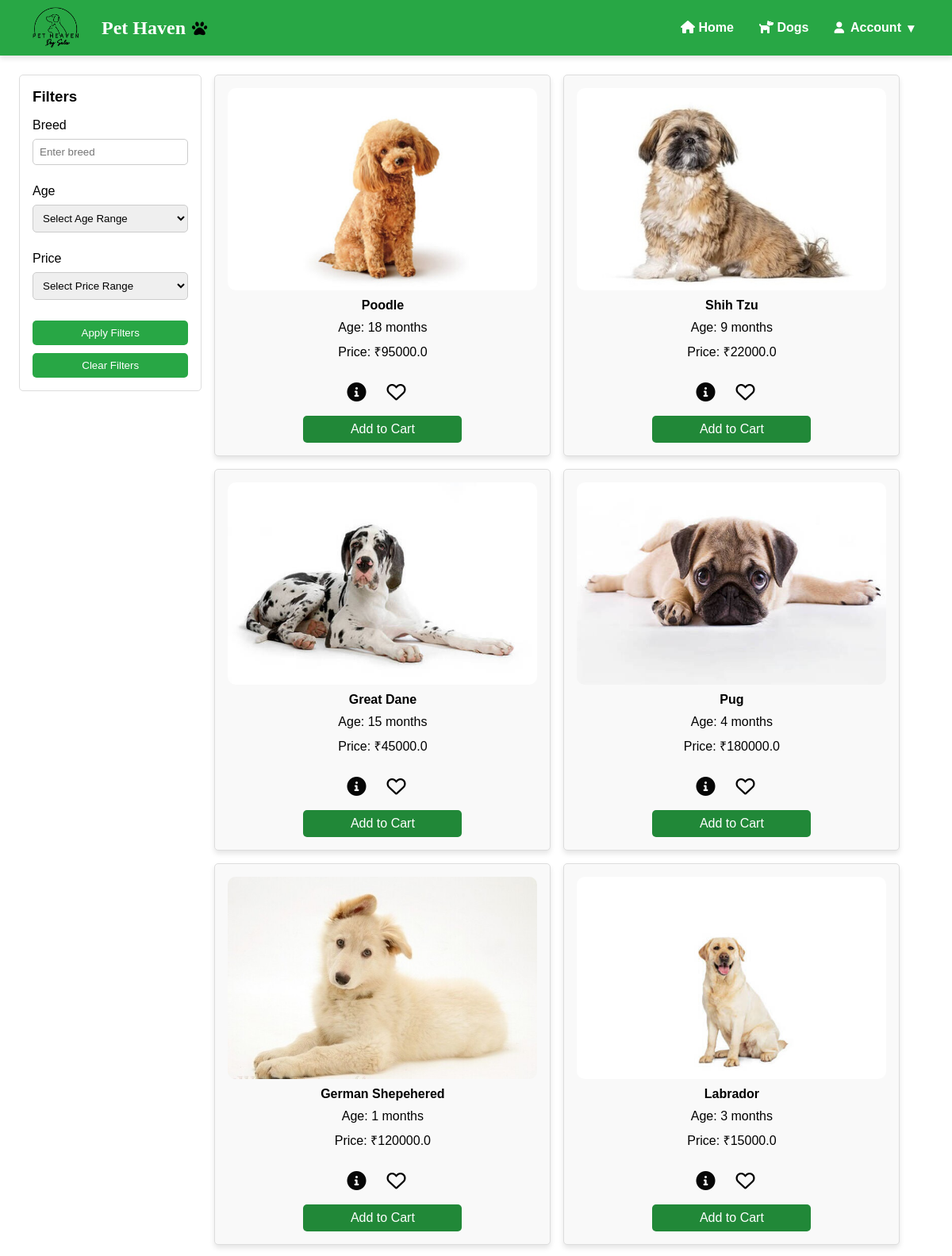
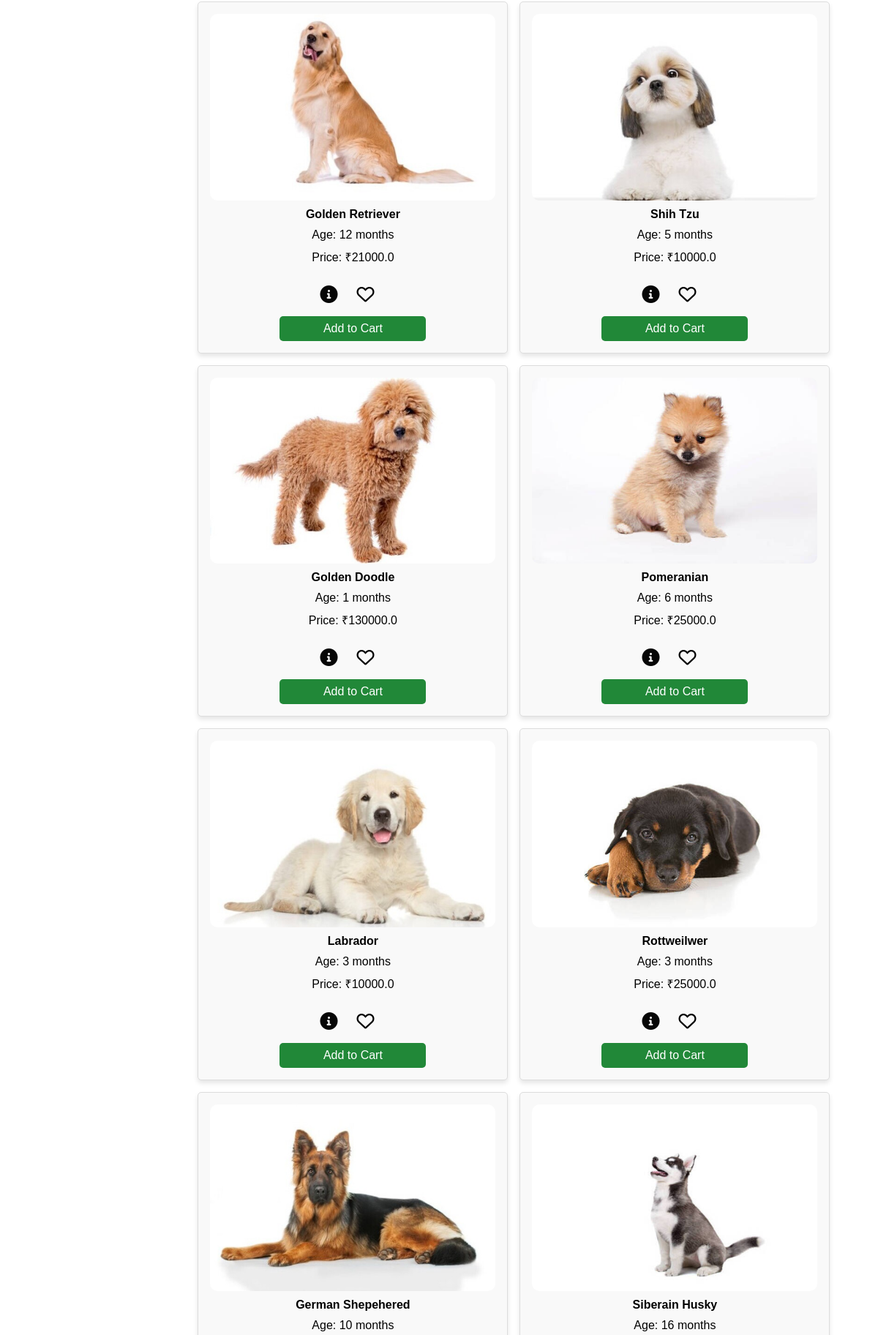
Page /d (upper part) on the committed database (2 pictures, top to bottom).
### models.py (models this page shows)
class Dog(db.Model):
    __tablename__ = 'dogs'
    id = db.Column(db.Integer, primary_key=True, autoincrement=True)
    breed = db.Column(db.String, nullable=False)
    age = db.Column(db.Integer, nullable=False)
    price = db.Column(db.Float, nullable=False)
    image = db.Column(db.String, nullable=False)
    vaccination_details = db.Column(db.Text)
    health_info = db.Column(db.Text)
    grooming_info = db.Column(db.Text)
    trainability = db.Column(db.Text)
    height = db.Column(db.Integer, nullable=False)
    weight = db.Column(db.Integer, nullable=False)
    traits = db.Column(db.String)

### app.py (the view)
@app.route('/d')
def user_view():
    dogs = Dog.query.all()
    breed_filter = request.args.get('breed', '')
    age_filter = request.args.get('age', '')
    price_filter = request.args.get('price', '')
    filtered_dogs = [dog for dog in dogs if
                     (breed_filter.lower() in dog.breed.lower() if breed_filter else True) and
                     (age_filter == '<5' and dog.age < 5 or
                      age_filter == '5-10' and 5 <= dog.age <= 10 or
                      age_filter == '10-15' and 10 <= dog.age <= 15 or
                      age_filter == '15-20' and 15 <= dog.age <= 20 or
                      age_filter == '>20' and dog.age > 20 or
                      not age_filter) and
                     (price_filter == '<10000' and dog.price < 10000 or
                      price_filter == '10000-20000' and 10000 <= dog.price <= 20000 or
                      price_filter == '20000-30000' and 20000 <= dog.price <= 30000 or
                      price_filter == '30000-40000' and 30000 <= dog.price <= 40000 or
                      price_filter == '>40000' and dog.price > 40000 or
                      not price_filter)]
    return render_template('index.html', dogs=filtered_dogs, admin=False)

### templates/index.html (shortened to what this page needs)
<!DOCTYPE html>
<html lang="en">
<head>
  <link rel="stylesheet" href="{{ url_for('static', filename='css/2.style.css') }}">
  <link rel="stylesheet" href="https://cdnjs.cloudflare.com/ajax/libs/font-awesome/6.0.0/css/all.min.css">
</head>
<body>
  <nav class="navbar">
    <div class="logo">
      <img src="{{ url_for('static', filename='images/logo1.png') }}" alt="Pet Heaven Logo">
      <span>Pet Haven</span>
    </div>
    <div class="user-container">
      <nav>
        <ul class="nav-links">
          {% if not admin %}
          <li><a href="/customer_dashboard" class="nav-link" id="home-link"><i class="fas fa-home"></i> Home</a></li>
          <li><a href="/d" class="nav-link" id="dogs-link"><i class="fas fa-dog"></i> Dogs</a></li>
          <li class="dropdown">
            <a href="#" class="dropdown-toggle"><i class="fa-solid fa-user"></i> Account <span>&#9662;</span></a>
          </li>
          {% endif %}
        </ul>
      </nav>
    </div>
  </nav>
  <div class="main-container">
    <aside class="filter-sidebar">
      <h3>Filters</h3>
      <form method="GET" action="/d">
        <label for="breed">Breed</label>
        <input type="text" name="breed" id="breed" placeholder="Enter breed"
          value="{{ request.args.get('breed', '') }}">
        <label for="age">Age</label>
        <select name="age" id="age">
          <option value="">Select Age Range</option>
        </select>
        <label for="price">Price</label>
        <select name="price" id="price">
          <option value="">Select Price Range</option>
        </select>
        <button id="apply-filters" type="submit">Apply Filters</button>
        <button id="clear-filters" type="button">Clear Filters</button>
      </form>
    </aside>
    <section class="grid-section">
      {% for dog in dogs %}
      <div class="grid-item" data-id="{{ dog.id }}">
        <img src="{{ url_for('static', filename=dog.image) }}" alt="{{ dog.breed }}">
        <h4>{{ dog.breed }}</h4>
        <p>Age: {{ dog.age }} months</p>
        <p>Price: ₹{{ dog.price }}</p>
        <div class="buttons-container">
          <a href="{% if admin %}{{ url_for('admin_dog_description', id=dog.id) }}{% else %}{{ url_for('user_dog_description', id=dog.id) }}{% endif %}"
            class="view-details-btn" aria-label="View Details">
            <i class="fas fa-info-circle"></i>
          </a>
          {% if not admin %}
          <button class="add-to-wishlist" data-id="{{ dog.id }}" aria-label="Add to Wishlist">
            <i class="far fa-heart"></i>
          </button>
          {% endif %}
        </div>
        {% if not admin %}
        <button class="add-to-cart" data-id="{{ dog.id }}">Add to Cart</button>
        {% endif %}
      </div>
      {% endfor %}
    </section>
  </div>
</body>
</html>

### static/css/2.style.css (style rules this page uses)
* { margin: 0; padding: 0; box-sizing: border-box; font-family: Arial, sans-serif; }
.navbar { display: flex; justify-content: space-between; align-items: center; background-color: #28a745; padding: 1rem 2rem; color: white; box-shadow: 0 4px 6px rgba(0, 0, 0, 0.1); width: 100%; height: 70px; }
.logo { display: flex; align-items: center; gap: 1rem; }
.logo img { height: 60px; width: 80px; object-fit: contain; background-color: transparent; display: block; }
.logo span { font-size: 1.5rem; font-weight: bold; color: #fff; font-family: 'Pacifico', cursive; display: flex; align-items: center; gap: 0.5rem; }
.logo span::after { content: '\f1b0'; font-family: 'Font Awesome 5 Free'; font-weight: 900; font-size: 1.2rem; color: black; }
.nav-links { list-style: none; display: flex; justify-content: space-around; align-items: center; gap: 0; margin: 0; padding: 0; }
.nav-links li a { text-decoration: none; color: white; font-weight: 600; padding: 0.5rem 1rem; border-radius: 20px; transition: all 0.3s ease; }
.navbar .dropdown { position: relative; display: flex; align-items: center; }
.navbar .dropdown .dropdown-toggle { cursor: pointer; padding: 0.5rem 1rem; color: white; font-weight: 600; text-decoration: none; display: flex; align-items: center; gap: 0.5rem; border-radius: 20px; transition: background-color 0.3s ease; }
.navbar .dropdown .dropdown-toggle i { font-size: 0.9rem; }
.main-container { display: flex; margin: 1.5rem; }
.filter-sidebar { width: 20%; height: 45%; padding: 1rem; border: 1px solid #ddd; border-radius: 5px; }
.filter-sidebar h3 { margin-bottom: 1rem; }
.filter-sidebar label { display: block; margin: 0.5rem 0; }
.filter-sidebar input, .filter-sidebar select { width: 100%; padding: 0.5rem; margin-bottom: 1rem; border: 1px solid #ccc; border-radius: 5px; }
.filter-sidebar button { width: 100%; padding: 0.5rem; background-color: #28a745; color: white; border: none; border-radius: 5px; cursor: pointer; }
.grid-section { width: 75%; display: grid; grid-template-columns: repeat(auto-fit, minmax(200px, 1fr)); gap: 1.5rem; margin-left: 1rem; }
.grid-item { border: 1px solid #ddd; border-radius: 5px; padding: 1rem; text-align: center; background-color: #f9f9f9; }
.grid-item button { padding: 0.5rem 1rem; background-color: #218838; color: white; border: none; border-radius: 5px; cursor: pointer; }
.grid-item img, .filtered-card img { width: 100%; height: auto; object-fit: cover; border-radius: 10px; transition: transform 0.3s ease; }
.grid-section { display: grid; grid-template-columns: repeat(auto-fill, minmax(300px, 1fr)); gap: 1rem; margin-left: 1rem; }
.grid-item { display: flex; flex-direction: column; justify-content: space-between; align-items: center; padding: 1rem; background-color: #f9f9f9; border: 1px solid #ddd; border-radius: 5px; box-shadow: 0 4px 6px rgba(0, 0, 0, 0.1); }
#apply-filters, #clear-filters { margin-top: 10px; }
.buttons-container { display: flex; gap: 1rem; margin-top: 1rem; align-items: center; justify-content: center; }
.add-to-wishlist { background: none !important; border: none !important; }
.grid-item { display: flex; flex-direction: column; justify-content: flex-start; align-items: center; gap: 10px; padding: 1rem; border: 1px solid #ddd; border-radius: 5px; background-color: #f9f9f9; box-shadow: 0 4px 6px rgba(0, 0, 0, 0.1); }
.buttons-container { display: flex; gap: 10px; justify-content: center; align-items: center; margin-top: 10px; width: 100%; }
.view-details-btn { text-decoration: none; color: #060606; font-size: 24px; transition: transform 0.2s ease, color 0.2s ease; display: inline-flex; justify-content: center; align-items: center; text-align: center; width: auto; }
.add-to-wishlist { display: inline-flex; align-items: center; gap: 8px; background: none; border: none; cursor: pointer; font-size: 24px; padding: 0; }
.add-to-wishlist .far { display: inline-block; color: black; }
.add-to-cart { display: inline-block; background-color: #25b745; color: white; padding: 10px 20px; border: none; border-radius: 5px; font-size: 16px; cursor: pointer; transition: background-color 0.3s ease; width: 100%; max-width: 200px; text-align: center; }

### rows in the picture
Dog: image (picture), breed "Poodle", age "18", price "95000.0"
Dog: image+breed (picture), breed "Shih Tzu", age "9", price "22000.0"
Dog: image (picture), breed "Great Dane", age "15", price "45000.0"
Dog: image (picture), breed "Pug", age "4", price "180000.0"
Dog: image (picture), breed "German Shepehered", age "1", price "120000.0"
Dog: image+breed (picture), breed "Labrador", age "3", price "15000.0"
Dog: image (picture), breed "Golden Retriever", age "12", price "21000.0"
Dog: image+breed (picture), breed "Shih Tzu", age "5", price "10000.0"
Dog: image (picture), breed "Golden Doodle", age "1", price "130000.0"
Dog: image+breed (picture), breed "Pomeranian", age "6", price "25000.0"
Dog: image+breed (picture), breed "Labrador", age "3", price "10000.0"
Dog: image (picture), breed "Rottweilwer", age "3", price "25000.0"
Dog: image (picture), breed "German Shepehered", age "10"
Dog: image (picture), breed "Siberain Husky", age "16"
